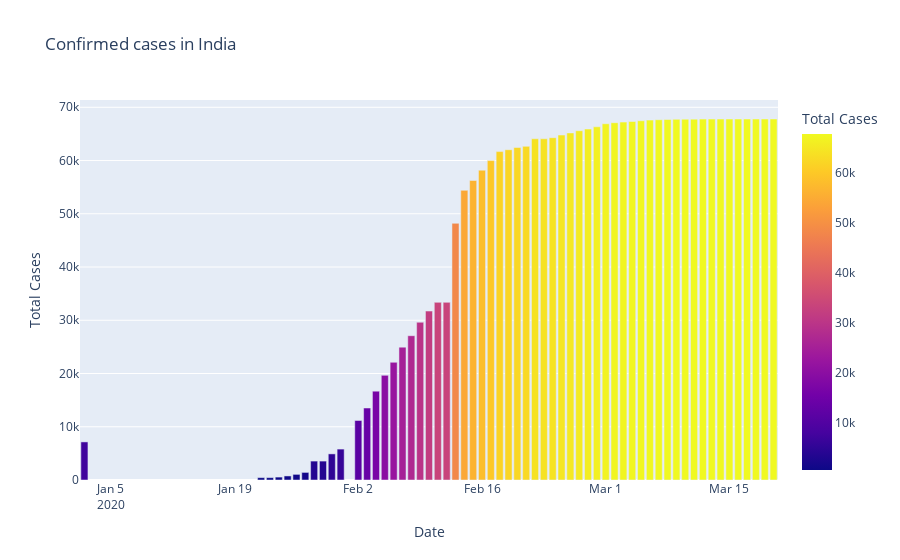

The notebook cell this image was saved under:
### Code cell
fig=px.bar(dbd_Wuhan,x='Date',y='Total Cases',color='Total Cases',title='Confirmed cases in India')
fig.show()
